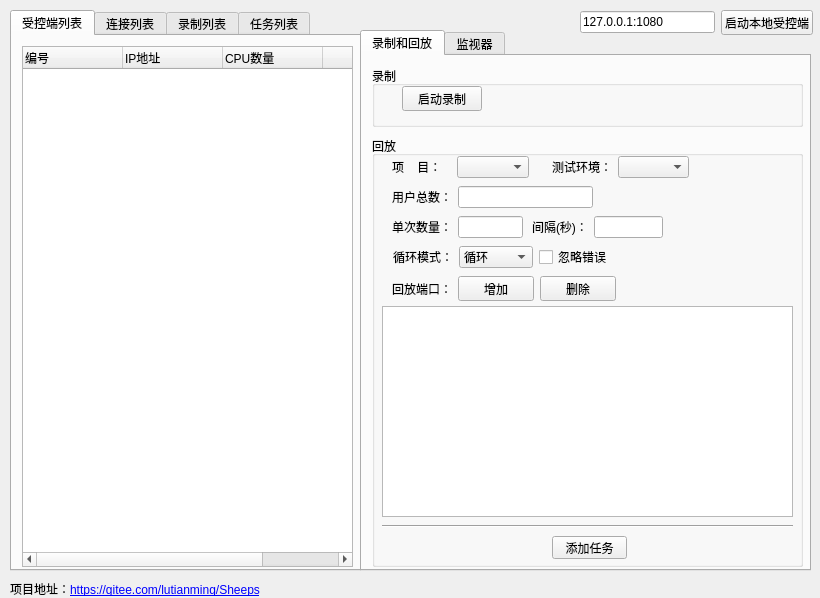
<?xml version="1.0" encoding="UTF-8"?>
<ui version="4.0">
 <class>Form_StressTestServerPort</class>
 <widget class="QWidget" name="Form_StressTestServerPort">
  <property name="geometry">
   <rect>
    <x>0</x>
    <y>0</y>
    <width>820</width>
    <height>598</height>
   </rect>
  </property>
  <property name="windowTitle">
   <string>Sheeps 控制端 - 卢天明 - QQ641471957</string>
  </property>
  <widget class="QTabWidget" name="tabWidget">
   <property name="geometry">
    <rect>
     <x>360</x>
     <y>30</y>
     <width>451</width>
     <height>541</height>
    </rect>
   </property>
   <property name="currentIndex">
    <number>0</number>
   </property>
   <widget class="QWidget" name="tab">
    <attribute name="title">
     <string>录制和回放</string>
    </attribute>
    <widget class="QGroupBox" name="groupBox">
     <property name="geometry">
      <rect>
       <x>10</x>
       <y>10</y>
       <width>431</width>
       <height>61</height>
      </rect>
     </property>
     <property name="title">
      <string>录制</string>
     </property>
     <widget class="QWidget" name="layoutWidget">
      <property name="geometry">
       <rect>
        <x>30</x>
        <y>20</y>
        <width>137</width>
        <height>25</height>
       </rect>
      </property>
      <layout class="QHBoxLayout" name="horizontalLayout_8">
       <item>
        <widget class="QPushButton" name="pushButton_openRecord">
         <property name="text">
          <string>启动录制</string>
         </property>
        </widget>
       </item>
       <item>
        <widget class="QLabel" name="label_MsgCount">
         <property name="text">
          <string/>
         </property>
        </widget>
       </item>
      </layout>
     </widget>
    </widget>
    <widget class="QGroupBox" name="groupBox_2">
     <property name="geometry">
      <rect>
       <x>10</x>
       <y>80</y>
       <width>431</width>
       <height>431</height>
      </rect>
     </property>
     <property name="title">
      <string>回放</string>
     </property>
     <widget class="QPushButton" name="pushButton_addTask">
      <property name="geometry">
       <rect>
        <x>180</x>
        <y>400</y>
        <width>75</width>
        <height>23</height>
       </rect>
      </property>
      <property name="text">
       <string>添加任务</string>
      </property>
     </widget>
     <widget class="QTableWidget" name="tableWidget_desServer">
      <property name="geometry">
       <rect>
        <x>10</x>
        <y>170</y>
        <width>411</width>
        <height>211</height>
       </rect>
      </property>
      <property name="selectionBehavior">
       <enum>QAbstractItemView::SelectRows</enum>
      </property>
      <attribute name="horizontalHeaderVisible">
       <bool>false</bool>
      </attribute>
      <attribute name="verticalHeaderVisible">
       <bool>false</bool>
      </attribute>
      <column>
       <property name="text">
        <string>录制IP</string>
       </property>
      </column>
      <column>
       <property name="text">
        <string>录制Port</string>
       </property>
       <property name="font">
        <font>
         <pointsize>9</pointsize>
        </font>
       </property>
      </column>
      <column>
       <property name="text">
        <string>重放IP</string>
       </property>
      </column>
      <column>
       <property name="text">
        <string>重放Port</string>
       </property>
      </column>
     </widget>
     <widget class="Line" name="line">
      <property name="geometry">
       <rect>
        <x>10</x>
        <y>380</y>
        <width>411</width>
        <height>20</height>
       </rect>
      </property>
      <property name="orientation">
       <enum>Qt::Horizontal</enum>
      </property>
     </widget>
     <widget class="QWidget" name="layoutWidget">
      <property name="geometry">
       <rect>
        <x>20</x>
        <y>20</y>
        <width>137</width>
        <height>22</height>
       </rect>
      </property>
      <layout class="QHBoxLayout" name="horizontalLayout">
       <item>
        <widget class="QLabel" name="label_5">
         <property name="text">
          <string>项    目：</string>
         </property>
        </widget>
       </item>
       <item>
        <widget class="QComboBox" name="comboBox_projecet"/>
       </item>
      </layout>
     </widget>
     <widget class="QWidget" name="layoutWidget">
      <property name="geometry">
       <rect>
        <x>20</x>
        <y>50</y>
        <width>201</width>
        <height>22</height>
       </rect>
      </property>
      <layout class="QHBoxLayout" name="horizontalLayout_2">
       <item>
        <widget class="QLabel" name="label_2">
         <property name="text">
          <string>用户总数：</string>
         </property>
        </widget>
       </item>
       <item>
        <widget class="QLineEdit" name="lineEdit_totalUsers"/>
       </item>
      </layout>
     </widget>
     <widget class="QWidget" name="layoutWidget">
      <property name="geometry">
       <rect>
        <x>20</x>
        <y>80</y>
        <width>131</width>
        <height>22</height>
       </rect>
      </property>
      <layout class="QHBoxLayout" name="horizontalLayout_3">
       <item>
        <widget class="QLabel" name="label">
         <property name="text">
          <string>单次数量：</string>
         </property>
        </widget>
       </item>
       <item>
        <widget class="QLineEdit" name="lineEdit_onceUsers"/>
       </item>
      </layout>
     </widget>
     <widget class="QWidget" name="layoutWidget">
      <property name="geometry">
       <rect>
        <x>160</x>
        <y>80</y>
        <width>131</width>
        <height>22</height>
       </rect>
      </property>
      <layout class="QHBoxLayout" name="horizontalLayout_4">
       <item>
        <widget class="QLabel" name="label_3">
         <property name="text">
          <string>间隔(秒)：</string>
         </property>
        </widget>
       </item>
       <item>
        <widget class="QLineEdit" name="lineEdit_spaceTime"/>
       </item>
      </layout>
     </widget>
     <widget class="QWidget" name="layoutWidget">
      <property name="geometry">
       <rect>
        <x>20</x>
        <y>140</y>
        <width>224</width>
        <height>25</height>
       </rect>
      </property>
      <layout class="QHBoxLayout" name="horizontalLayout_5">
       <item>
        <widget class="QLabel" name="label_4">
         <property name="text">
          <string>回放端口：</string>
         </property>
        </widget>
       </item>
       <item>
        <widget class="QPushButton" name="pushButton_addServer">
         <property name="text">
          <string>增加</string>
         </property>
        </widget>
       </item>
       <item>
        <widget class="QPushButton" name="pushButton_deleteServer">
         <property name="text">
          <string>删除</string>
         </property>
        </widget>
       </item>
      </layout>
     </widget>
     <widget class="QWidget" name="layoutWidget">
      <property name="geometry">
       <rect>
        <x>180</x>
        <y>20</y>
        <width>137</width>
        <height>22</height>
       </rect>
      </property>
      <layout class="QHBoxLayout" name="horizontalLayout_7">
       <item>
        <widget class="QLabel" name="label_8">
         <property name="text">
          <string>测试环境：</string>
         </property>
        </widget>
       </item>
       <item>
        <widget class="QComboBox" name="comboBox_env"/>
       </item>
      </layout>
     </widget>
     <widget class="QWidget" name="layoutWidget">
      <property name="geometry">
       <rect>
        <x>21</x>
        <y>110</y>
        <width>219</width>
        <height>22</height>
       </rect>
      </property>
      <layout class="QHBoxLayout" name="horizontalLayout_6">
       <item>
        <widget class="QLabel" name="label_6">
         <property name="text">
          <string>循环模式：</string>
         </property>
        </widget>
       </item>
       <item>
        <widget class="QComboBox" name="comboBox_loopType">
         <item>
          <property name="text">
           <string extracomment="0">循环</string>
          </property>
         </item>
         <item>
          <property name="text">
           <string extracomment="2">不循环</string>
          </property>
         </item>
         <item>
          <property name="text">
           <string extracomment="1">实时回放</string>
          </property>
         </item>
        </widget>
       </item>
       <item>
        <widget class="QCheckBox" name="checkBox_ignoreErr">
         <property name="text">
          <string>忽略错误</string>
         </property>
        </widget>
       </item>
      </layout>
     </widget>
    </widget>
   </widget>
   <widget class="QWidget" name="tab_6">
    <attribute name="title">
     <string>监视器</string>
    </attribute>
    <widget class="QGroupBox" name="groupBox_3">
     <property name="geometry">
      <rect>
       <x>10</x>
       <y>10</y>
       <width>421</width>
       <height>161</height>
      </rect>
     </property>
     <property name="title">
      <string>错误</string>
     </property>
     <widget class="QLabel" name="label_9">
      <property name="geometry">
       <rect>
        <x>10</x>
        <y>20</y>
        <width>54</width>
        <height>12</height>
       </rect>
      </property>
      <property name="text">
       <string>总数：</string>
      </property>
     </widget>
     <widget class="QLabel" name="label_10">
      <property name="geometry">
       <rect>
        <x>130</x>
        <y>20</y>
        <width>54</width>
        <height>12</height>
       </rect>
      </property>
      <property name="text">
       <string>连接失败：</string>
      </property>
     </widget>
     <widget class="QLabel" name="label_11">
      <property name="geometry">
       <rect>
        <x>270</x>
        <y>20</y>
        <width>54</width>
        <height>12</height>
       </rect>
      </property>
      <property name="text">
       <string>超时：</string>
      </property>
     </widget>
     <widget class="QLabel" name="label_errtotal">
      <property name="geometry">
       <rect>
        <x>50</x>
        <y>20</y>
        <width>54</width>
        <height>12</height>
       </rect>
      </property>
      <property name="text">
       <string>0</string>
      </property>
     </widget>
     <widget class="QLabel" name="label_errconnect">
      <property name="geometry">
       <rect>
        <x>190</x>
        <y>20</y>
        <width>54</width>
        <height>12</height>
       </rect>
      </property>
      <property name="text">
       <string>0</string>
      </property>
     </widget>
     <widget class="QLabel" name="label_timeout">
      <property name="geometry">
       <rect>
        <x>310</x>
        <y>20</y>
        <width>54</width>
        <height>12</height>
       </rect>
      </property>
      <property name="text">
       <string>0</string>
      </property>
     </widget>
    </widget>
   </widget>
  </widget>
  <widget class="QTabWidget" name="tabWidget_2">
   <property name="geometry">
    <rect>
     <x>10</x>
     <y>10</y>
     <width>351</width>
     <height>561</height>
    </rect>
   </property>
   <property name="currentIndex">
    <number>0</number>
   </property>
   <widget class="QWidget" name="tab_3">
    <attribute name="title">
     <string>受控端列表</string>
    </attribute>
    <widget class="QTableWidget" name="tableWidget_stressClients">
     <property name="enabled">
      <bool>true</bool>
     </property>
     <property name="geometry">
      <rect>
       <x>10</x>
       <y>10</y>
       <width>331</width>
       <height>521</height>
      </rect>
     </property>
     <property name="editTriggers">
      <set>QAbstractItemView::NoEditTriggers</set>
     </property>
     <property name="selectionBehavior">
      <enum>QAbstractItemView::SelectRows</enum>
     </property>
     <property name="columnCount">
      <number>4</number>
     </property>
     <attribute name="horizontalHeaderVisible">
      <bool>true</bool>
     </attribute>
     <attribute name="horizontalHeaderCascadingSectionResizes">
      <bool>false</bool>
     </attribute>
     <attribute name="horizontalHeaderShowSortIndicator" stdset="0">
      <bool>false</bool>
     </attribute>
     <attribute name="horizontalHeaderStretchLastSection">
      <bool>false</bool>
     </attribute>
     <attribute name="verticalHeaderVisible">
      <bool>false</bool>
     </attribute>
     <attribute name="verticalHeaderCascadingSectionResizes">
      <bool>false</bool>
     </attribute>
     <column>
      <property name="text">
       <string>编号</string>
      </property>
      <property name="textAlignment">
       <set>AlignLeading|AlignVCenter</set>
      </property>
     </column>
     <column>
      <property name="text">
       <string>IP地址</string>
      </property>
      <property name="textAlignment">
       <set>AlignLeading|AlignVCenter</set>
      </property>
     </column>
     <column>
      <property name="text">
       <string>CPU数量</string>
      </property>
      <property name="textAlignment">
       <set>AlignLeading|AlignVCenter</set>
      </property>
     </column>
     <column>
      <property name="text">
       <string>状态</string>
      </property>
     </column>
    </widget>
   </widget>
   <widget class="QWidget" name="tab_4">
    <attribute name="title">
     <string>连接列表</string>
    </attribute>
    <widget class="QTableWidget" name="tableWidget_proxyClients">
     <property name="geometry">
      <rect>
       <x>10</x>
       <y>10</y>
       <width>331</width>
       <height>521</height>
      </rect>
     </property>
     <property name="editTriggers">
      <set>QAbstractItemView::NoEditTriggers</set>
     </property>
     <property name="selectionBehavior">
      <enum>QAbstractItemView::SelectRows</enum>
     </property>
     <column>
      <property name="text">
       <string>编号</string>
      </property>
      <property name="textAlignment">
       <set>AlignLeading|AlignVCenter</set>
      </property>
     </column>
     <column>
      <property name="text">
       <string>IP地址</string>
      </property>
      <property name="textAlignment">
       <set>AlignLeading|AlignVCenter</set>
      </property>
     </column>
     <column>
      <property name="text">
       <string>PORT端口</string>
      </property>
      <property name="textAlignment">
       <set>AlignLeading|AlignVCenter</set>
      </property>
     </column>
    </widget>
   </widget>
   <widget class="QWidget" name="tab_5">
    <attribute name="title">
     <string>录制列表</string>
    </attribute>
    <widget class="QTableWidget" name="tableWidget_recordlists">
     <property name="geometry">
      <rect>
       <x>10</x>
       <y>10</y>
       <width>331</width>
       <height>521</height>
      </rect>
     </property>
     <property name="editTriggers">
      <set>QAbstractItemView::NoEditTriggers</set>
     </property>
     <property name="selectionBehavior">
      <enum>QAbstractItemView::SelectRows</enum>
     </property>
     <column>
      <property name="text">
       <string>保留</string>
      </property>
      <property name="textAlignment">
       <set>AlignLeading|AlignVCenter</set>
      </property>
     </column>
     <column>
      <property name="text">
       <string>IP地址</string>
      </property>
      <property name="textAlignment">
       <set>AlignLeading|AlignVCenter</set>
      </property>
     </column>
     <column>
      <property name="text">
       <string>PORT端口</string>
      </property>
      <property name="textAlignment">
       <set>AlignLeading|AlignVCenter</set>
      </property>
     </column>
    </widget>
   </widget>
   <widget class="QWidget" name="tab_2">
    <attribute name="title">
     <string>任务列表</string>
    </attribute>
    <widget class="QTableWidget" name="tableWidget_Tasks">
     <property name="geometry">
      <rect>
       <x>10</x>
       <y>10</y>
       <width>331</width>
       <height>521</height>
      </rect>
     </property>
     <property name="editTriggers">
      <set>QAbstractItemView::NoEditTriggers</set>
     </property>
     <property name="selectionBehavior">
      <enum>QAbstractItemView::SelectRows</enum>
     </property>
     <column>
      <property name="text">
       <string>编号</string>
      </property>
      <property name="textAlignment">
       <set>AlignLeading|AlignVCenter</set>
      </property>
     </column>
     <column>
      <property name="text">
       <string>状态</string>
      </property>
      <property name="textAlignment">
       <set>AlignLeading|AlignVCenter</set>
      </property>
     </column>
     <column>
      <property name="text">
       <string>说明</string>
      </property>
     </column>
    </widget>
   </widget>
  </widget>
  <widget class="QLabel" name="label_7">
   <property name="geometry">
    <rect>
     <x>10</x>
     <y>580</y>
     <width>411</width>
     <height>16</height>
    </rect>
   </property>
   <property name="text">
    <string>项目地址：&lt;a href=&quot;https://gitee.com/lutianming/Sheeps&quot;&gt;https://gitee.com/lutianming/Sheeps&lt;/a&gt;</string>
   </property>
   <property name="openExternalLinks">
    <bool>true</bool>
   </property>
  </widget>
  <widget class="QWidget" name="layoutWidget">
   <property name="geometry">
    <rect>
     <x>580</x>
     <y>10</y>
     <width>233</width>
     <height>25</height>
    </rect>
   </property>
   <layout class="QGridLayout" name="gridLayout">
    <item row="0" column="0">
     <widget class="QLineEdit" name="lineEdit_stressClient_addr">
      <property name="text">
       <string>127.0.0.1:1080</string>
      </property>
     </widget>
    </item>
    <item row="0" column="1">
     <widget class="QPushButton" name="pushButton_stressClientRun">
      <property name="text">
       <string>启动本地受控端</string>
      </property>
     </widget>
    </item>
   </layout>
  </widget>
 </widget>
 <resources/>
 <connections/>
</ui>
